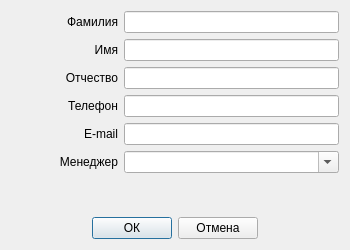
<?xml version="1.0" encoding="UTF-8"?>
<ui version="4.0">
 <class>DialogClient</class>
 <widget class="QDialog" name="DialogClient">
  <property name="geometry">
   <rect>
    <x>0</x>
    <y>0</y>
    <width>350</width>
    <height>250</height>
   </rect>
  </property>
  <property name="windowTitle">
   <string>Клиент</string>
  </property>
  <layout class="QGridLayout" name="gridLayout">
   <item row="7" column="0">
    <layout class="QHBoxLayout" name="horizontalLayout_7">
     <item>
      <spacer name="horizontalSpacer">
       <property name="orientation">
        <enum>Qt::Horizontal</enum>
       </property>
       <property name="sizeHint" stdset="0">
        <size>
         <width>40</width>
         <height>20</height>
        </size>
       </property>
      </spacer>
     </item>
     <item>
      <widget class="QPushButton" name="pushButtonOk">
       <property name="text">
        <string>ОК</string>
       </property>
      </widget>
     </item>
     <item>
      <widget class="QPushButton" name="pushButtonCancel">
       <property name="text">
        <string>Отмена</string>
       </property>
      </widget>
     </item>
     <item>
      <spacer name="horizontalSpacer_2">
       <property name="orientation">
        <enum>Qt::Horizontal</enum>
       </property>
       <property name="sizeHint" stdset="0">
        <size>
         <width>40</width>
         <height>20</height>
        </size>
       </property>
      </spacer>
     </item>
    </layout>
   </item>
   <item row="5" column="0">
    <layout class="QHBoxLayout" name="horizontalLayout_6" stretch="1,2">
     <item>
      <widget class="QLabel" name="label_6">
       <property name="text">
        <string>Менеджер</string>
       </property>
       <property name="alignment">
        <set>Qt::AlignRight|Qt::AlignTrailing|Qt::AlignVCenter</set>
       </property>
      </widget>
     </item>
     <item>
      <widget class="QComboBox" name="comboBoxManager">
       <property name="editable">
        <bool>true</bool>
       </property>
      </widget>
     </item>
    </layout>
   </item>
   <item row="2" column="0">
    <layout class="QHBoxLayout" name="horizontalLayout_3" stretch="1,2">
     <item>
      <widget class="QLabel" name="label_3">
       <property name="text">
        <string>Отчество</string>
       </property>
       <property name="alignment">
        <set>Qt::AlignRight|Qt::AlignTrailing|Qt::AlignVCenter</set>
       </property>
      </widget>
     </item>
     <item>
      <widget class="QLineEdit" name="lineEditPatronymic"/>
     </item>
    </layout>
   </item>
   <item row="3" column="0">
    <layout class="QHBoxLayout" name="horizontalLayout_4" stretch="1,2">
     <item>
      <widget class="QLabel" name="label_4">
       <property name="text">
        <string>Телефон</string>
       </property>
       <property name="alignment">
        <set>Qt::AlignRight|Qt::AlignTrailing|Qt::AlignVCenter</set>
       </property>
      </widget>
     </item>
     <item>
      <widget class="QLineEdit" name="lineEditPhone"/>
     </item>
    </layout>
   </item>
   <item row="1" column="0">
    <layout class="QHBoxLayout" name="horizontalLayout_2" stretch="1,2">
     <item>
      <widget class="QLabel" name="label_2">
       <property name="text">
        <string>Имя</string>
       </property>
       <property name="alignment">
        <set>Qt::AlignRight|Qt::AlignTrailing|Qt::AlignVCenter</set>
       </property>
      </widget>
     </item>
     <item>
      <widget class="QLineEdit" name="lineEditName"/>
     </item>
    </layout>
   </item>
   <item row="0" column="0">
    <layout class="QHBoxLayout" name="horizontalLayout" stretch="1,2">
     <item>
      <widget class="QLabel" name="label">
       <property name="text">
        <string>Фамилия</string>
       </property>
       <property name="alignment">
        <set>Qt::AlignRight|Qt::AlignTrailing|Qt::AlignVCenter</set>
       </property>
      </widget>
     </item>
     <item>
      <widget class="QLineEdit" name="lineEditSurname"/>
     </item>
    </layout>
   </item>
   <item row="4" column="0">
    <layout class="QHBoxLayout" name="horizontalLayout_5" stretch="1,2">
     <item>
      <widget class="QLabel" name="label_5">
       <property name="text">
        <string>E-mail</string>
       </property>
       <property name="alignment">
        <set>Qt::AlignRight|Qt::AlignTrailing|Qt::AlignVCenter</set>
       </property>
      </widget>
     </item>
     <item>
      <widget class="QLineEdit" name="lineEditEmail"/>
     </item>
    </layout>
   </item>
   <item row="6" column="0">
    <spacer name="verticalSpacer">
     <property name="orientation">
      <enum>Qt::Vertical</enum>
     </property>
     <property name="sizeHint" stdset="0">
      <size>
       <width>20</width>
       <height>40</height>
      </size>
     </property>
    </spacer>
   </item>
  </layout>
 </widget>
 <tabstops>
  <tabstop>lineEditSurname</tabstop>
  <tabstop>lineEditName</tabstop>
  <tabstop>lineEditPatronymic</tabstop>
  <tabstop>lineEditPhone</tabstop>
  <tabstop>lineEditEmail</tabstop>
  <tabstop>comboBoxManager</tabstop>
  <tabstop>pushButtonOk</tabstop>
  <tabstop>pushButtonCancel</tabstop>
 </tabstops>
 <resources/>
 <connections/>
</ui>
